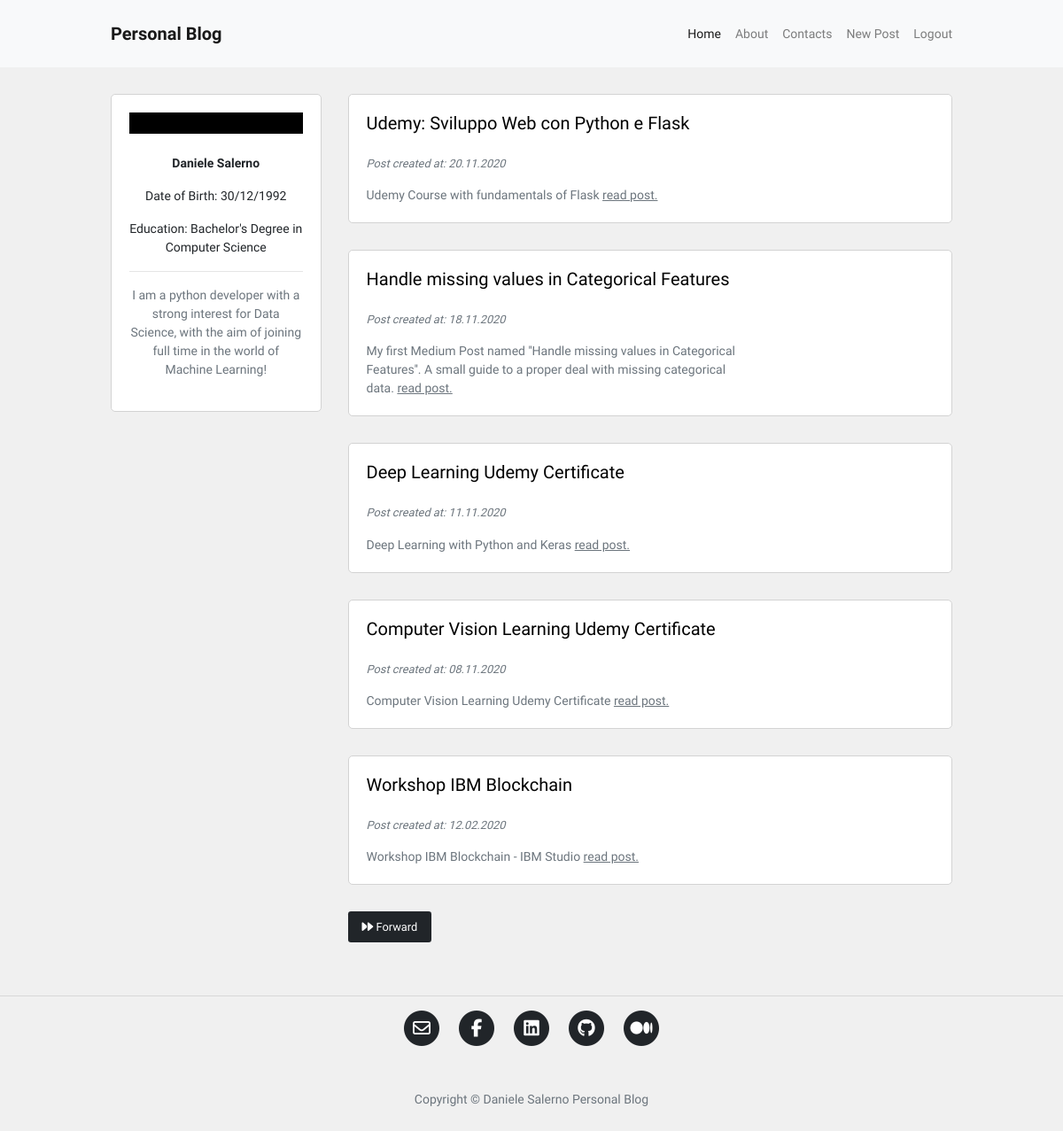
Screenshot of / (signed in) with the database file from the repository.
### blog/models.py (models this page shows, shortened)
class Post(db.Model):
    id = db.Column(db.Integer, primary_key=True)
    user_id = db.Column(db.Integer, db.ForeignKey('user.id'), nullable=False)
    insert_time = db.Column(db.DateTime, default=datetime.now)
    title = db.Column(db.String(120), nullable=False)
    description = db.Column(db.String(240))
    body = db.Column(db.Text(), nullable=False)
    slug = db.Column(db.String(250))
    image = db.Column(db.String(120))

### blog/routes.py (the view)
@app.route("/")
def homepage():
    page_number = request.args.get('page', 1, type=int)
    posts = Post.query.order_by(Post.insert_time.desc()).paginate(page_number, 5, True)
    if posts.has_next:
        next_page = url_for("homepage", page=posts.next_num)
    else:
        next_page = None
    if posts.has_prev:
        previous_page = url_for("homepage", page=posts.prev_num)
    else:
        previous_page = None
    return render_template("homepage.html", posts=posts, current_page=page_number,
                            next_page=next_page, previous_page=previous_page)

### blog/models.py (called while the page is built)
@login_manager.user_loader
def load_user(id):
    return User.query.get(int(id))

### blog/templates/homepage.html (shortened to what this page needs)
{% extends 'base.html' %}
{% block content %}
<div class="container content-container">
    <div class="row no-gutters">
        <div class="col-md-9 order-md-2">
            {% for post in posts.items %}
            <div class="single-post-home">
                <div class="container">
                    <div class="row">
                        <div class="col-sm-8 no-padding-left-right">
                            <h5>
                                <a href="{{ url_for('post_detail', post_slug=post.slug) }}">
                                    <p class="hover-underline-animation">{{ post.title }}</p>
                                </a>
                            </h5>
                            <p class="p-small-two text-muted">
                                Post created at: {{ post.insert_time.strftime('%d.%m.%Y') }}
                            </p>
                            {% if post.description %}
                            <p class="p-small-one text-muted mb-0">
                                {{ post.description }}
                                <a class="read-more" href="{{ url_for('post_detail', post_slug=post.slug) }}">read post.</a>
                            </p>
                            {% endif %}
                        </div>
                        <div class="col-sm-4 no-padding-left-right auto-margin">
                            <div class="post-image-block">
                            </div>
                        </div>
                    </div>
                </div>
            </div>
            {% endfor %}
            <div class="pagination-block">
                {% if next_page %}
                <a id="btn_forward" class="btn btn-sm btn-outline-secondary mouse-cursor-gradient-tracking" href="{{ next_page }}"><i class="fas fa-forward"></i> Forward</a>
                {% endif %}
            </div>
        </div>
        <div class="col-md-3 order-md-1">
            {% include 'about_me_snippet.html' %}
        </div>
    </div>
</div>
{% endblock %}

### blog/static/blog.css (style rules this page uses)
html, body { font-family: 'Oxanium', sans-serif; background-color: #f0f0f0; }
a { color: #212529; transition: all .2s; }
.content-container { max-width: 950px; margin-top: 30px; margin-bottom: 30px; padding: 0px; }
.pagination-block { margin-bottom: 30px; }
.no-padding-left-right { padding-right: 0px; padding-left: 0px; }
.auto-margin { margin-top: auto; margin-bottom: auto; }
.single-post-home { background-color: #fff; border: 1px solid #d3d3d3; border-radius: 5px; padding: 20px; margin-bottom: 30px; }
.p-small-one { font-size: 0.875rem; }
.p-small-two { font-size: 0.800rem; font-style: italic; }
@media (min-width: 768px) { .single-post-home { margin-left: 30px; } }
@media (min-width: 768px) { .post-image-block { margin-left: 30px; } }
@media (min-width: 768px) { .pagination-block { margin-left: 30px; } }
.read-more { color: #6c757d; text-decoration: underline; }

### blog/static/animations.css (style rules this page uses)
.container { overflow-x: hidden; width: 100%; }
.mouse-cursor-gradient-tracking { position: relative; background: #212529; padding: 0.5rem 1rem; font-size: 0.8rem; border: none; color: white; cursor: pointer; outline: none; overflow: hidden; }
.mouse-cursor-gradient-tracking:before { --size: 0; content: ''; position: absolute; left: var(--x); top: var(--y); width: var(--size); height: var(--size); background: radial-gradient(circle closest-side, white, transparent); transform: translate(-50%, -50%); transition: width 0.2s ease, height 0.2s ease; }
.hover-underline-animation { display: inline-block; position: relative; color: #000; }
.hover-underline-animation:after { content: ''; position: absolute; width: 100%; transform: scaleX(0); height: 2px; bottom: 0; left: 0; background-color: #000; transform-origin: bottom right; transition: transform 0.25s ease-out; }

### rows the page displays
Post: title "Udemy: Sviluppo Web con Python e Flask", insert_time "20.11.2020", description "Udemy Course with fundamentals of Flask"
Post: title "Handle missing values in Categorical Features", insert_time "18.11.2020", description "My first Medium Post named ''Handle missing values in Categorical Features''. A small guide to a proper deal with missing categorical data."
Post: title "Deep Learning Udemy Certificate", insert_time "11.11.2020", description "Deep Learning with Python and Keras"
Post: title "Computer Vision Learning Udemy Certificate", insert_time "08.11.2020", description "Computer Vision Learning Udemy Certificate"
Post: title "Workshop IBM Blockchain", insert_time "12.02.2020", description "Workshop IBM Blockchain - IBM Studio"
